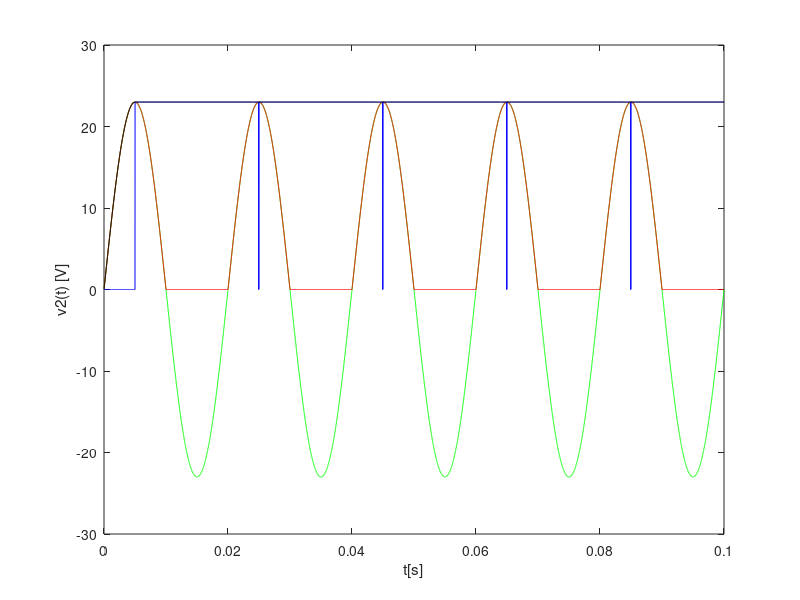

This chart was generated by the following MATLAB code:
close all
clear all

dt=1e-5
tmax=1e4
freq=2*pi*50.;
period=1./50.
A=230./10.;


%envelope
R1=300e3;
C1=300e-6;



% T off
toff=(1/freq)*atan(R1*C1*freq)


j=1;

for i=1:tmax

	t(i)=i*dt;
	v2(i)=A*sin(freq*t(i));

	if(v2(i)>0)
		v3(i)=v2(i);
	else
		v3(i)=0.;
	endif;

	if(t(i)>toff &&    A * sin(freq*toff) * exp(-(t(i)-toff)/(R1*C1)) > v3(i))
		vo(i)=A * sin(freq*toff) * exp(-(t(i)-toff)/(R1*C1));
	else
		vo(i)=0.;
	endif;

	if(A * sin(freq*toff) * exp(-(t(i)-toff)/(R1*C1)) < v3(i)    &&   t(i)>toff+period)
		toff=toff+period;
	endif;

	%voltagem envelope
	venvelope(i)=v3(i);
	if(vo(i)>v3(i))
		venvelope(i)=vo(i);
	endif;


endfor;




%GRAFICOS

hf = figure ();
plot (t, v2, "g");
hold on;
plot (t, v3, "r");
hold on;
plot (t, vo, "b");
hold on;
plot (t, venvelope, "-k");


xlabel ("t[s]");
ylabel ("v2(t) [V]");
print (hf, "v2.eps", "-depsc");
